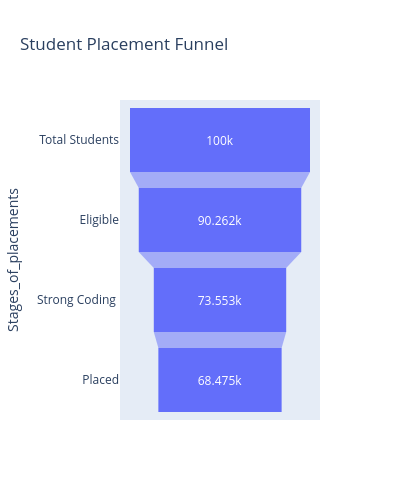

The cell this chart's notebook holds for it:
### Code cell
import plotly.express as px
df_funnel = pd.DataFrame({
    "Stages_of_placements": list(stages.keys()),
    "Students": list(stages.values())
})

fig = px.funnel(df_funnel, x="Students", y="Stages_of_placements",
                title="Student Placement Funnel")
fig.update_layout(width=400, height=500)

fig.show()

### Figure 1 — Plotly figure (JSON) as saved in the notebook; plotly's stock layout.template omitted (floating-point values rounded to 4 significant figures)
{"data": [{"hovertemplate": "Students=%{x}<br>Stages_of_placements=%{y}<extra></extra>", "legendgroup": "", "marker": {"color": "#636efa"}, "name": "", "orientation": "h", "showlegend": false, "type": "funnel", "x": [100000, 90262, 73553, 68475], "xaxis": "x", "y": ["Total Students", "Eligible", "Strong Coding ", "Placed"], "yaxis": "y"}], "layout": {"height": 500, "legend": {"tracegroupgap": 0}, "title": {"text": "Student Placement Funnel"}, "width": 400, "xaxis": {"anchor": "y", "domain": [0, 1], "title": {"text": "Students"}}, "yaxis": {"anchor": "x", "domain": [0, 1], "title": {"text": "Stages_of_placements"}}}}
